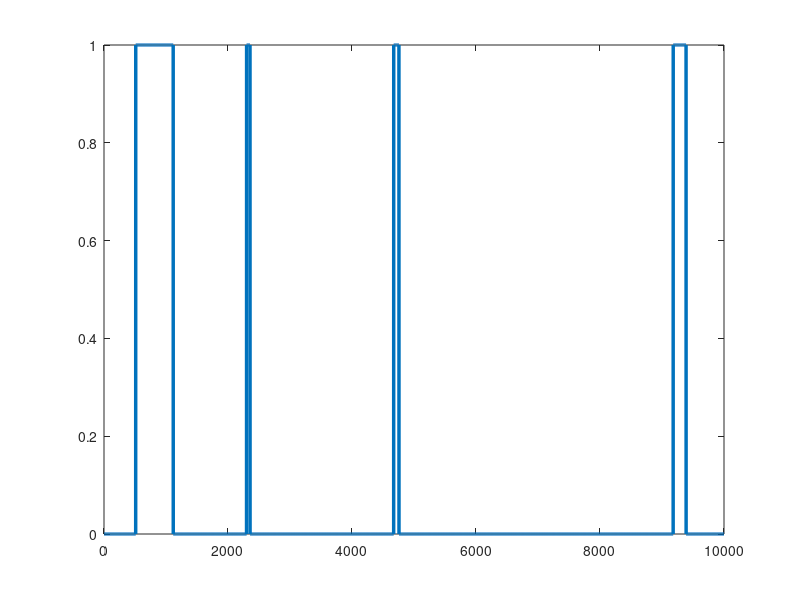

Here is the MATLAB script that generated this plot: (Note: this script raises an error after producing the figure.)
% Title: Running a single simulation of the DMP (state machine) for a
% specific parameter of the DMP
% Description: This script runs a sample of DMP and visualizes data for
% checkup
% Author: Mohsen Raoufi
% Contact: mohsenraoufi@icloud.com
% Affiliation: Research Cluster of Excellence, "Science of Intelligence"
% Date Created: May 27, 2024
% Version: 2.0
% Usage: Run this script with MATLAB R2023a or later. 
% License: Distributed under the MIT License. See LICENSE.txt for more information.
% Citation: please cite our work if you use this code 
% "Messengers: Breaking Echo Chambers in Collective Opinion Dynamics with Homophily"

clc; clear all; close all;
tf = 10e3;
NPop = 100;100;

nTVars = 200;
nSkipSave = round(tf/nTVars);


nMC = 1;

% stMat = nan(NPop,nTVars,nMC);


p2expltArr = exp(-[1:2:100]./5);
p2msngrArr = p2expltArr(1:end-1);
np2E = length(p2expltArr);
np2M = length(p2msngrArr);


expltDur = nan(nMC,NPop,np2E,np2M);
numExpl = nan(nMC,nTVars,np2E,np2M);
numEdges = nan(nMC,NPop,np2E,np2M);

for ip20=15%1:np2E
    p20 = p2expltArr(ip20);
    disp(['#P2E: ',num2str(ip20),' (out of: ',num2str(np2E),'), P2E: ',num2str(p20)]);
    
    for ip21=20%1:np2M
        p21 = p2msngrArr(ip21);
%         disp(['ip21: ',num2str(ip21)])
        disp(['----- | #P2M: ',num2str(ip21),' (out of: ',num2str(np2M),'), P2M: ',num2str(p21)]);
       
        for iMC=1:nMC
            
            state = zeros(NPop,1);
%             state = unifrnd(0,1,NPop,1)<rand;
            stArr = nan(NPop,tf);
            
            for t=1:tf
                stArr(:,t) = state;
                
%                 randArr = rand(NPop,1);
%                 posib20 = p20*state;
%                 posib21 = p21*not(state);
%                 
%                 state(randArr<posib20) = 0;
%                 state(randArr<posib21) = 1;
                
                randArr = rand(NPop,1);
                
                posib2msngr = p20*state;
                posib2explt = p21*not(state);
                
                expChange = randArr<posib2msngr;
                msgChange = randArr<posib2explt;
                
                state(expChange) = not(state(expChange));
                state(msgChange) = not(state(msgChange));
                
            end
            
            expltDur(iMC,:,ip20,ip21) = mean(stArr,2); % ratio of time each agent stayed in Exploiter state
            tmp = mean(stArr);
            numExpl(iMC,:,ip20,ip21) = tmp(1:nSkipSave:end);   % mean ratio of pop. doing exploitation
            tmp = diff(stArr,1,2);
            numEdges(iMC,:,ip20,ip21) = sum(abs(tmp),2);
            
        end
    end
end

fig = figure(1);
plot(stArr(1,:), 'LineWidth', 2.5)

fig.Position = [25.6667 198 1.8127e+03 420];
fig.Color = 'w';

ax = gca;
ax.YTick = [0 1];
ax.YTickLabel = {'Exploiter','Messenger'};
xlabel("Time Step")

set(gca,'FontSize',20)

nEdges = mean(numEdges(iMC,:,ip20,ip21),2);

figure(2)

plot([1:size(stArr,1)], stArr, 'LineWidth', 0.5)
disp("num edges: "+ nEdges)


